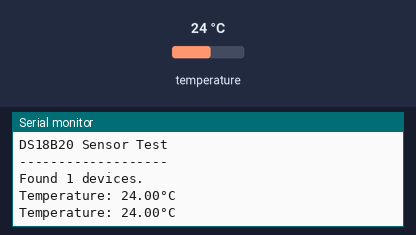
The sketch below on a simulated Arduino Uno, built with avr-gcc and run on an emulated ATmega328P. Shown: the last lines printed to the serial monitor. Inputs (shaded band) come from the test bench; at power-on: temperature 24 °C.

Above: at 4.3 s.
4.4 s: temperature set to 12 °C
At 6.7 s:
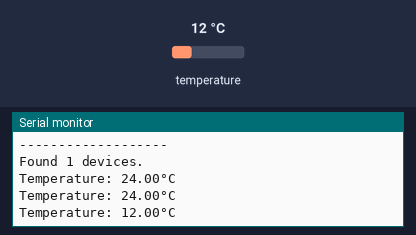
8.1 s: temperature set to 19 °C
At 9.9 s:
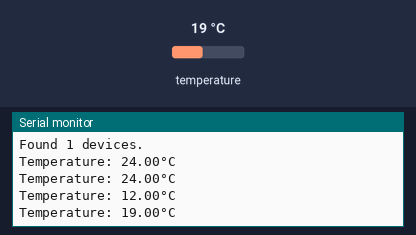
Timing chart, 0 to 11.4 s (numbered marks = the images above; inputs shaded):
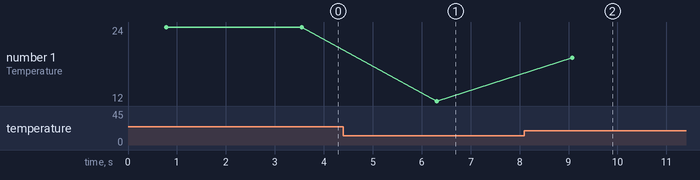

The sketch:

TEST_SENSOR.ino
```cpp
#include <OneWire.h>
#include <DallasTemperature.h>

#define ONE_WIRE_BUS 2
OneWire oneWire(ONE_WIRE_BUS);
DallasTemperature sensors(&oneWire);

void setup() {
  Serial.begin(9600);
  Serial.println("DS18B20 Sensor Test");
  Serial.println("-------------------");

  sensors.begin();

  // Check how many sensors detected
  int deviceCount = sensors.getDeviceCount();
  Serial.print("Found ");
  Serial.print(deviceCount);
  Serial.println(" devices.");

  if (deviceCount == 0) {
    Serial.println("\nERROR: No sensors found!");
    Serial.println("Check:");
    Serial.println("1. Wiring (Yellow->Pin2, Red->5V, Black->GND)");
    Serial.println("2. Add 4.7kΩ resistor between Yellow and Red");
    Serial.println("3. Sensor might be damaged");
  }
}

void loop() {
  sensors.requestTemperatures();
  float temp = sensors.getTempCByIndex(0);

  Serial.print("Temperature: ");
  Serial.print(temp);
  Serial.println("°C");

  if (temp == -127.00) {
    Serial.println("  ⚠️ Sensor not responding - likely needs pull-up resistor");
  }

  delay(2000);
}
```

Measured:
- after the input at 4.4 s, the serial monitor: prints a new line after 1.9 s (image 1)
- after the input at 8.1 s, the serial monitor: prints a new line after 0.97 s (image 2)
- plotted number 1: 24 → 12 after the input at 4.4 s, 12 → 19 after the input at 8.1 s
